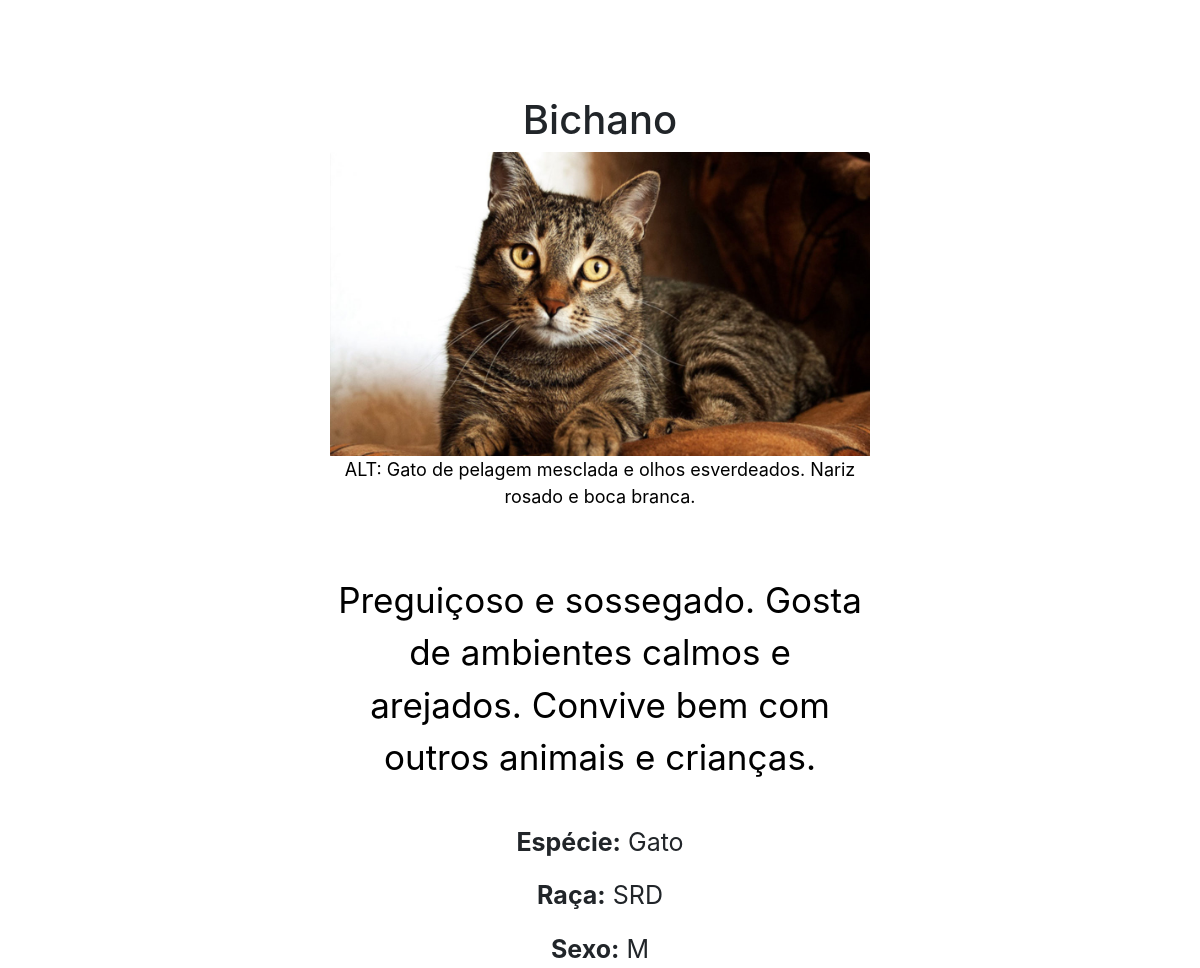
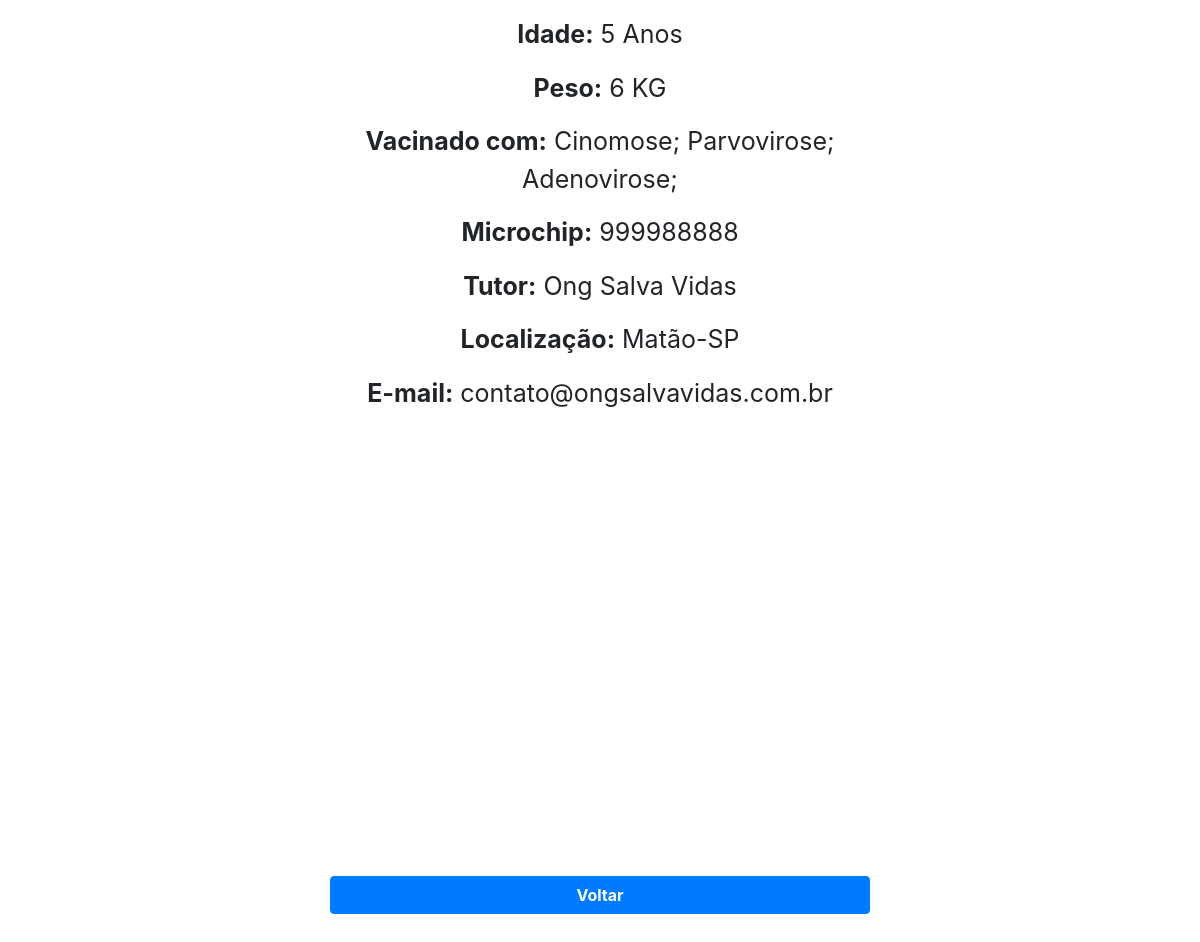
The app's page /adocao_pet/6/ with its own data (2 pictures, top to bottom).
### adocao_pet/models.py (models this page shows, shortened)
class Pet(models.Model):
    ESCOLHA_SEXO = [('M', 'Macho'), ('F', 'Fêmea')]
    nome = models.CharField(max_length=100)
    tutor = models.CharField(max_length=100)
    especie = models.CharField(max_length=30)
    raca = models.CharField(max_length=30, blank=True)
    descricao = models.TextField()
    sexo = models.CharField(max_length=1, choices=ESCOLHA_SEXO, blank=True)
    data_submissao = models.DateTimeField()
    idade = models.IntegerField(null=True, help_text="Anos")
    vacinas = models.ManyToManyField('Vacina', blank=True)
    peso = models.IntegerField(null=True, help_text="KG")
    microchip = models.IntegerField(null=True)
    localizacao = models.CharField(max_length=100, help_text="Formato: Cidade-Estado. Ex: Araraquara-SP")
    contato_email = models.CharField(max_length=50)
    image = models.ImageField(upload_to='images/')
    alt_texto = models.CharField(max_length=100, help_text="Texto alternativo - Acessibilidade. Descreve de forma objetiva a aparência do pet.")

class Vacina(models.Model):
    nome=models.CharField(max_length=50)

### adocao_pet/views.py (the view)
# urls.py: path('adocao_pet/<int:pet_id>/', views.pet_detail, name='pet_detail')
def pet_detail(request, pet_id):
    try:
        pet = Pet.objects.get(id=pet_id)
    except Pet.DoesNotExist:
        raise Http404('pet não encontrado')
    return render(request, 'pet_detail.html', {
        'pet': pet,
   })

### adocao_pet/templates/pet_detail.html (shortened to what this page needs)
<!doctype html>
<html lang="en">
{% load static %}
  <head>
    <link rel="stylesheet" href="https://maxcdn.bootstrapcdn.com/bootstrap/4.0.0/css/bootstrap.min.css">
  </head>
  <body>
<main>
  <section class="py-5 text-center container">
    <div class="row py-lg-5">
      <div class="col-lg-6 col-md-8 mx-auto">
        <h1 class="fw-light">{{pet.nome}}</h1>
        <img class="card-img-top" src="{{ pet.image.url }}">
        <p style="font-size:18px;text-align:center; color:black">ALT: {{pet.alt_texto}}</p>
        <br><br>
        <p style="font-size:35px;text-align:center; color:black">{{pet.descricao}}</p>
            <br>
            <p style="font-size:25px;"><b>Espécie:</b> {{pet.especie}}</p>
            <p style="font-size:25px;"><b>Raça:</b> {{pet.raca}}</p>
            <p style="font-size:25px;"><b>Sexo:</b> {{pet.sexo}}</p>
            <p style="font-size:25px;"><b>Idade:</b> {{pet.idade}} Anos</p>
            <p style="font-size:25px;"><b>Peso:</b> {{pet.peso}} KG</p>
            {% if pet.vacinas.all %}
                <p style="font-size:25px;"><b>Vacinado com:</b>
                    {% for vacinas in pet.vacinas.all %}
                        {{ vacinas.nome }};
                    {% endfor %}
                </p>
            {% endif %}
            <p style="font-size:25px;"><b>Microchip:</b> {{pet.microchip}}</p>
            <p style="font-size:25px;"><b>Tutor:</b> {{pet.tutor}}</p>
            <p style="font-size:25px;"><b>Localização:</b> {{pet.localizacao}}</p>
            <p style="font-size:25px;"><b>E-mail:</b> {{pet.contato_email}}</p>
            <div id="myMap" style="position:relative;width:600px;height:400px;"></div>
            <br><br>
            <p>
                <a href="{% url 'home' %}" class="btn btn-primary btn-block"><b>Voltar</b></a>
            </p>
</body>
  </body>
</html>

### records on screen
Pet: nome "Bichano", image (picture), alt_texto "Gato de pelagem mesclada e olhos esverdeados. Nariz rosado e boca branca.", descricao "Preguiçoso e sossegado. Gosta de ambientes calmos e arejados. Convive bem com outros animais e crianças.", especie "Gato", raca "SRD", sexo "M", idade "5", peso "6", microchip "999988888", tutor "Ong Salva Vidas", localizacao "Matão-SP", contato_email "contato@ongsalvavidas.com.br"
Vacina: nome "Cinomose"
Vacina: nome "Parvovirose"
Vacina: nome "Adenovirose"
